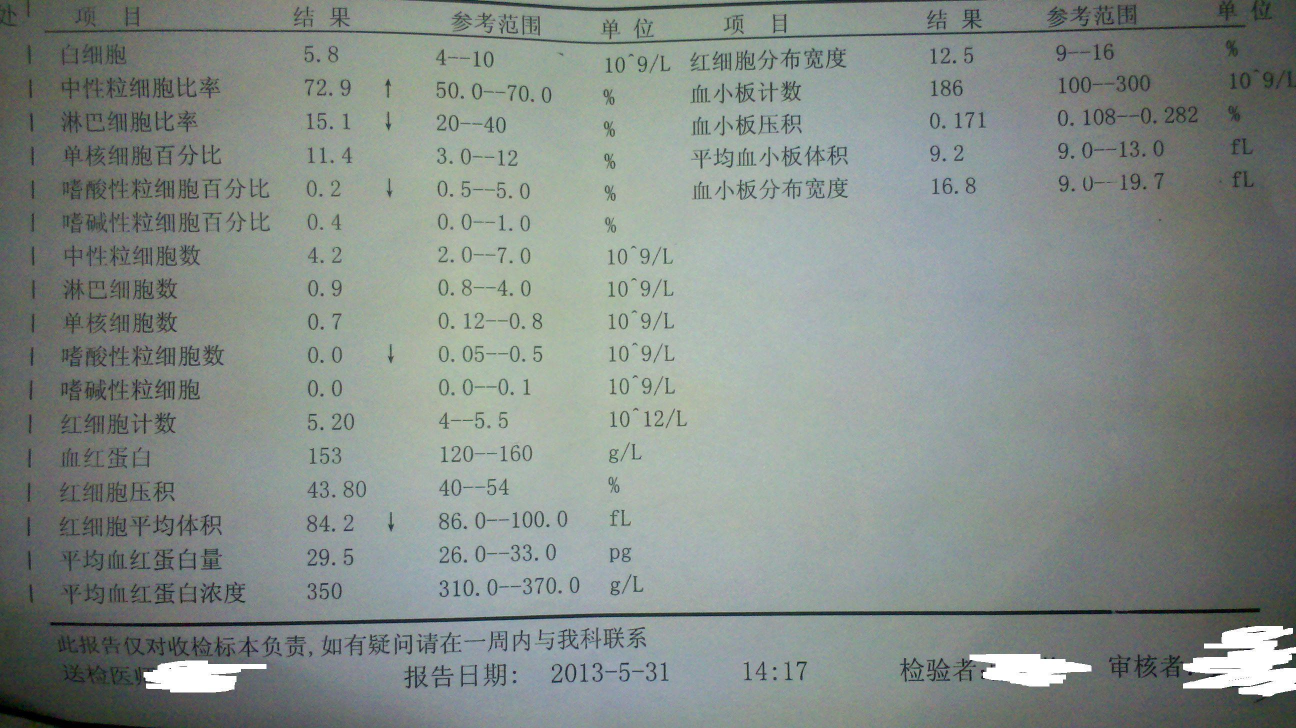
#> input picture blood_test/bloodtest8.jpg, 2592 x 1456 px, found by its file name (shown at 1/2 size)
$ jupyter execute img_processing.ipynb
#> lines starting #> are read from the running program, lines starting #| are printed output that depends on the picture; after the words box and inside, x2 and y2 are one past the last pixel; in counts of white or black regions, pixels touching at a corner belong together
[cell 1]
import cv2

[cell 2]
filename = 'bloodtest8.jpg'
img = cv2.imread(filename, 0)
#> img: shape (1456, 2592); min 0, max 255, mean 137.9
# resize
img_resize = cv2.resize(img, (3840, 2160))
# blur
img_blur = cv2.medianBlur(img_resize,7)
# threshold
img_thres = cv2.adaptiveThreshold(img_blur, 255, cv2.ADAPTIVE_THRESH_MEAN_C, cv2.THRESH_BINARY,9,4)
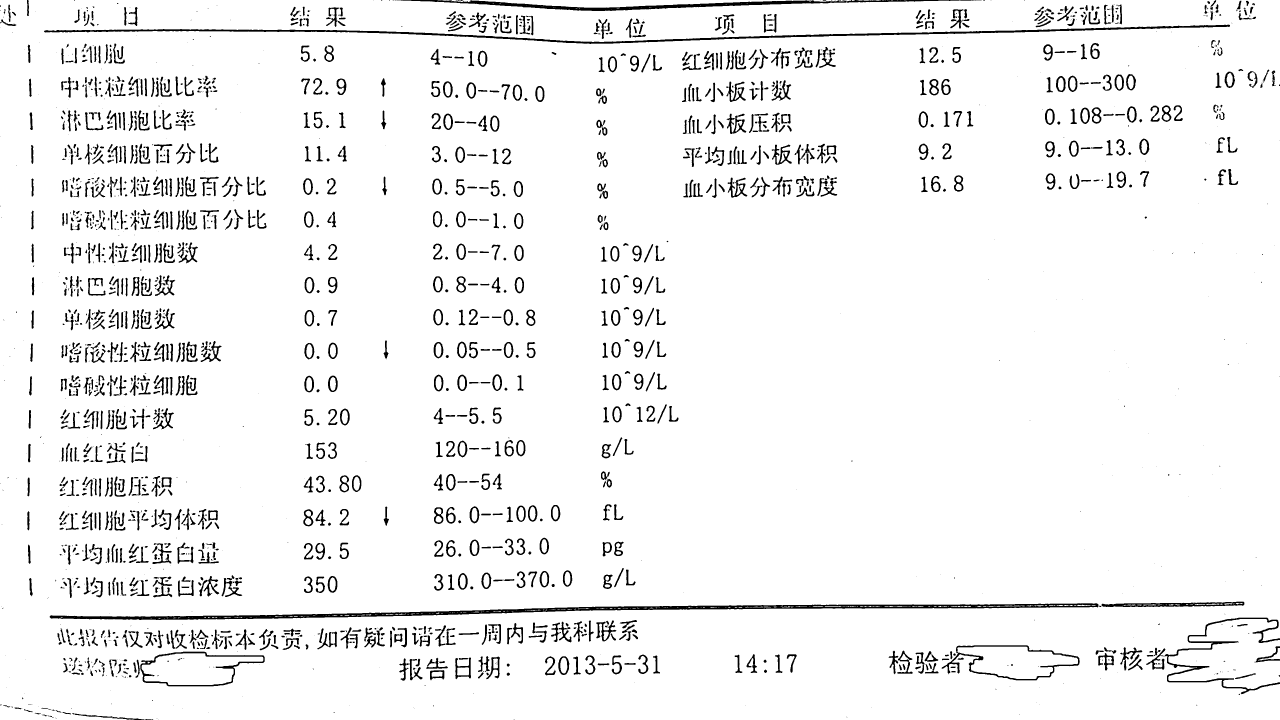
#> img_thres: shape (2160, 3840) (shown at 1/3 size); 94.9% white; 2266 black regions (747 under 20 px), largest, box (x1, y1, x2, y2) and area: (149, 1810, 3296, 1860) 30932, (132, 74, 3690, 132) 20487, (1189, 0, 2919, 33) 12733
# invert
# img_thres = cv2.bitwise_not(img_thres)
# save
cv2.imwrite('bloodtest8_cv2_mean_noinv_3840_7_9.jpg', img_thres)
#> Out = True

[cell 3]
img_border=cv2.copyMakeBorder(img_thres, 10,10,10,10, borderType= cv2.BORDER_REFLECT)
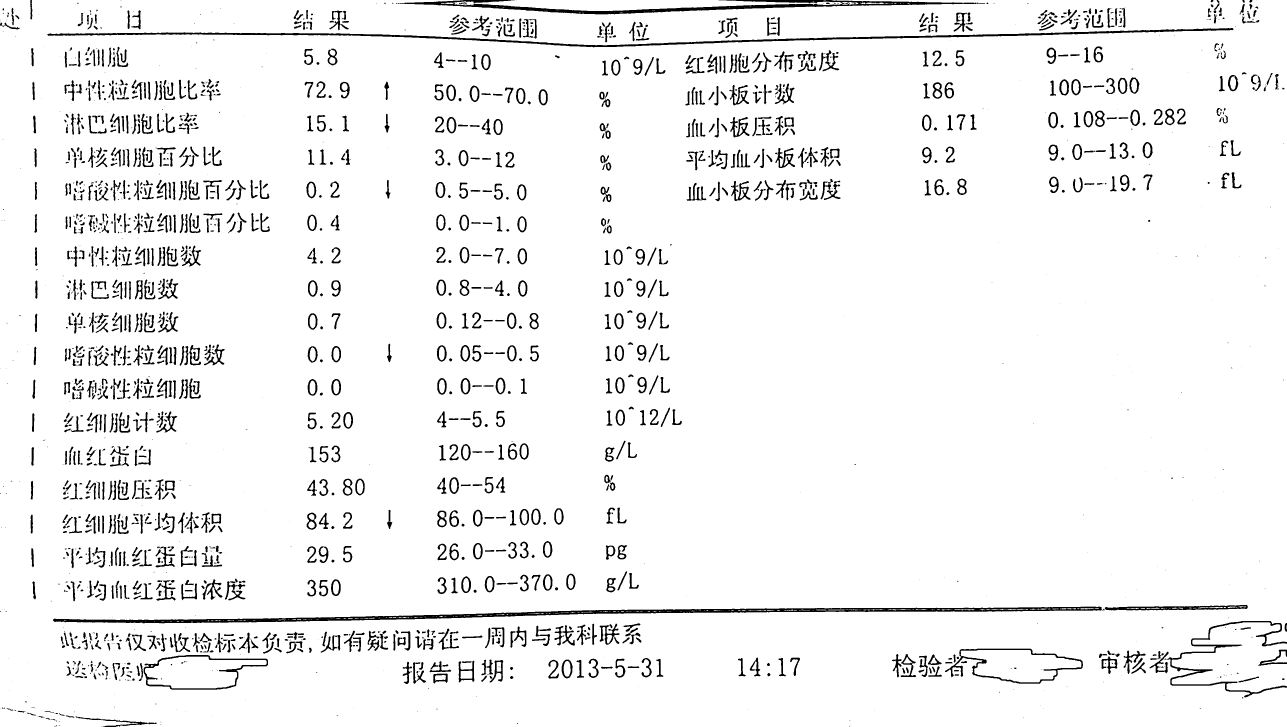
#> img_border: shape (2180, 3860) (shown at 1/3 size); 94.9% white; 2293 black regions (764 under 20 px), largest, box (x1, y1, x2, y2) and area: (159, 1820, 3306, 1870) 30932, (142, 84, 3700, 142) 20487, (1199, 0, 2929, 43) 17761
cv2.imwrite('bloodtest8_cv2_mean_noinv_3840_7_9_border_reflect_10.jpg', img_border)
#> Out = True

[cell 4]
filename = 'bloodtest5.jpg'
img = cv2.imread(filename, 0)
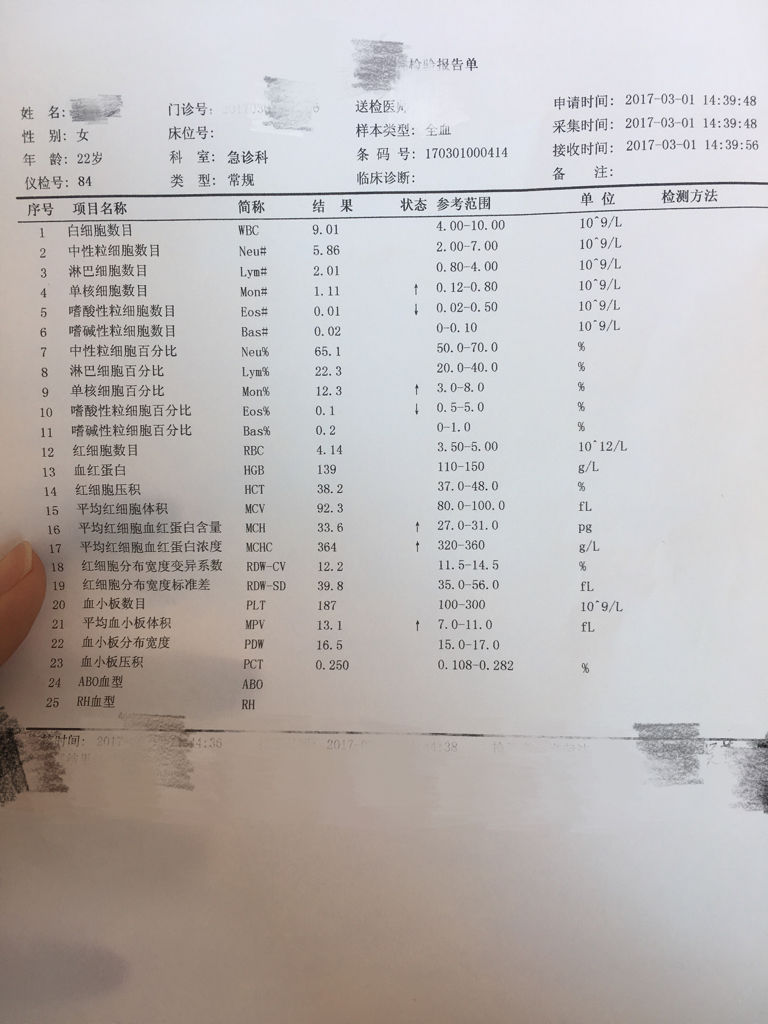
#> input picture lab_test_result/bloodtest5.jpg, 768 x 1024 px
#> img: shape (1024, 768); min 13, max 255, mean 184.2
# resize
img_resize = cv2.resize(img, (3240, 5760))
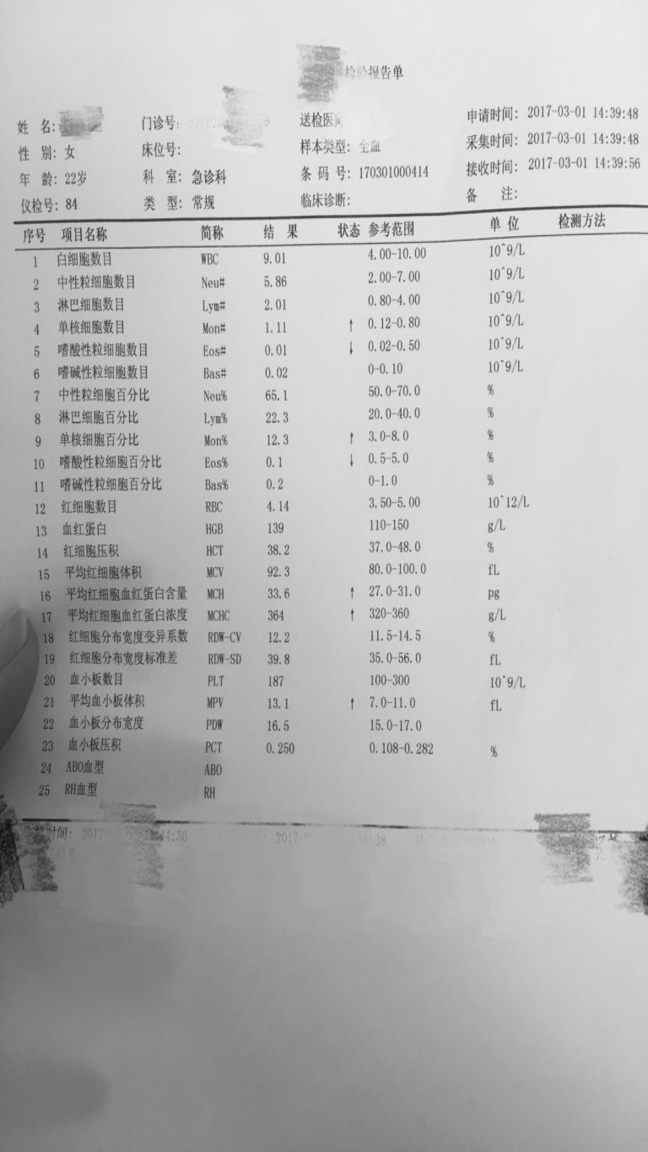
#> img_resize: shape (5760, 3240) (shown at 1/5 size); min 13, max 253, mean 184.2
# blur
img_blur = cv2.medianBlur(img_resize,9)
#> img_blur: shape (5760, 3240)
# threshold
img_thres = cv2.adaptiveThreshold(img_blur, 255, cv2.ADAPTIVE_THRESH_MEAN_C, cv2.THRESH_BINARY,15,4)
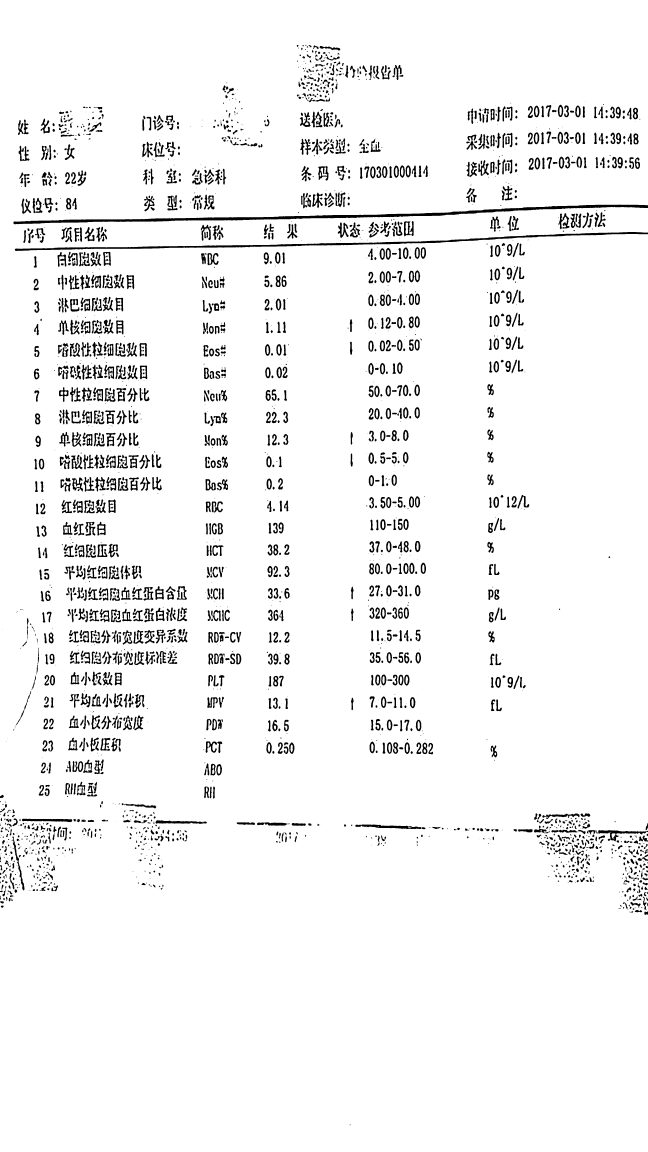
#> img_thres: shape (5760, 3240) (shown at 1/5 size); 95.2% white; 3021 black regions (935 under 20 px), largest, box (x1, y1, x2, y2) and area: (67, 1023, 3240, 1122) 42267, (74, 1160, 3240, 1255) 29435, (1776, 4122, 2129, 4146) 3887
# invert
# img_thres = cv2.bitwise_not(img_thres)
# save
cv2.imwrite('bloodtest5_cv2_mean_noinv_3240_9_15.jpg', img_thres)
#> Out = True
